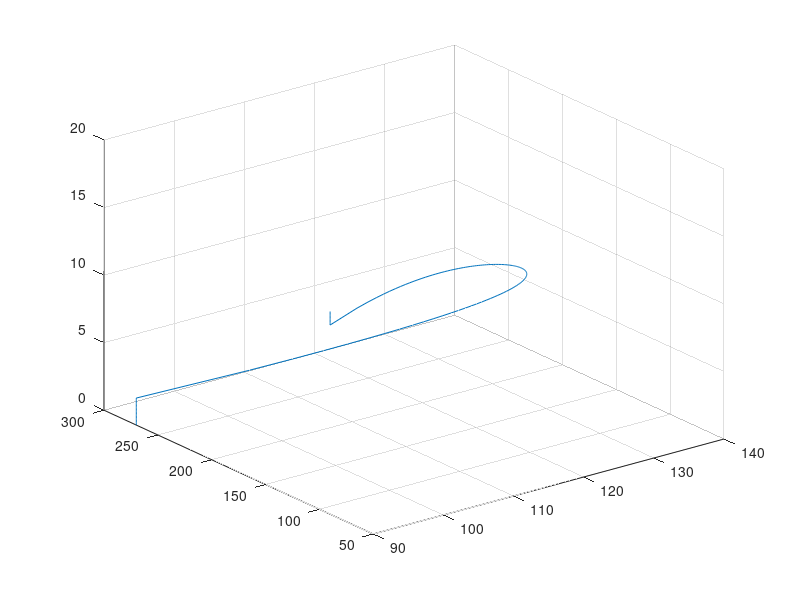

Recreate this plot in MATLAB.
A=8;B=6;

x=[];
y=[];
for H=0:0.1:15

theta = acosd((A^2+H^2-B^2)/(2*A*H))+90;
phi = acosd((B^2+H^2-A^2)/(2*B*H))+90;
alpha = theta+phi-90;

x=[x theta];
y=[y alpha];

end

figure(101)
plot3(x,y,0:0.1:15);
grid on;